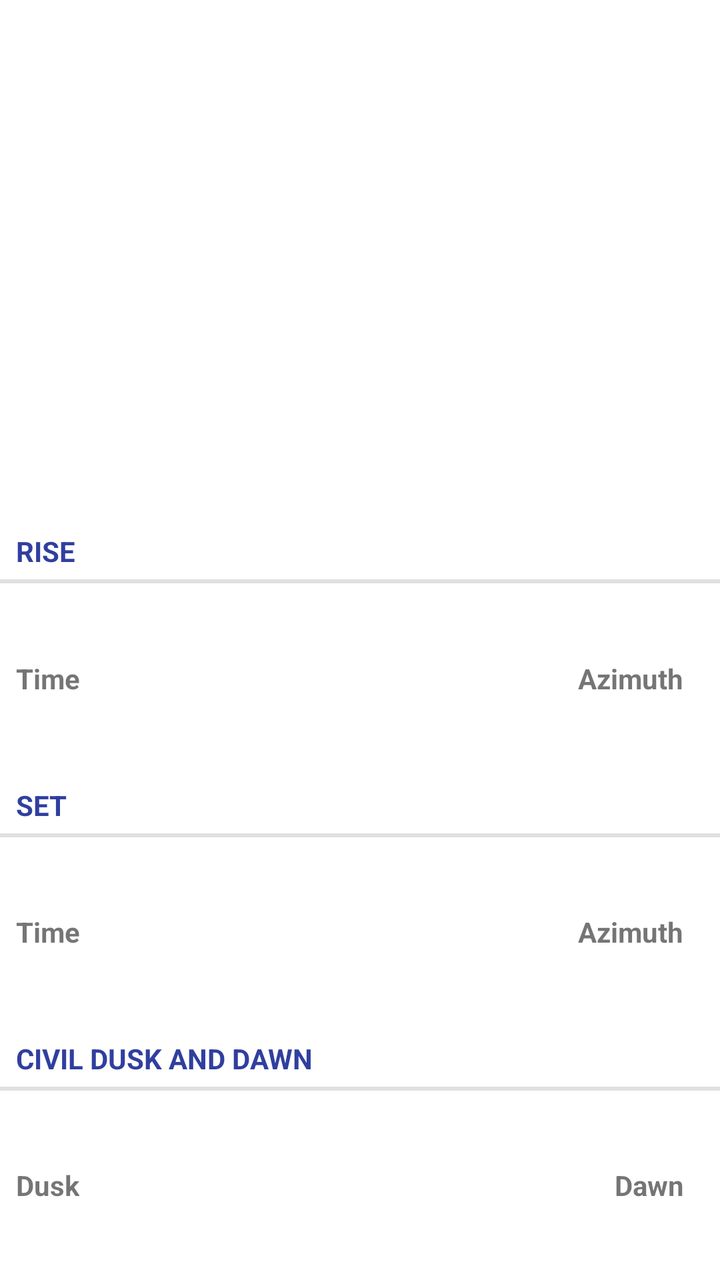
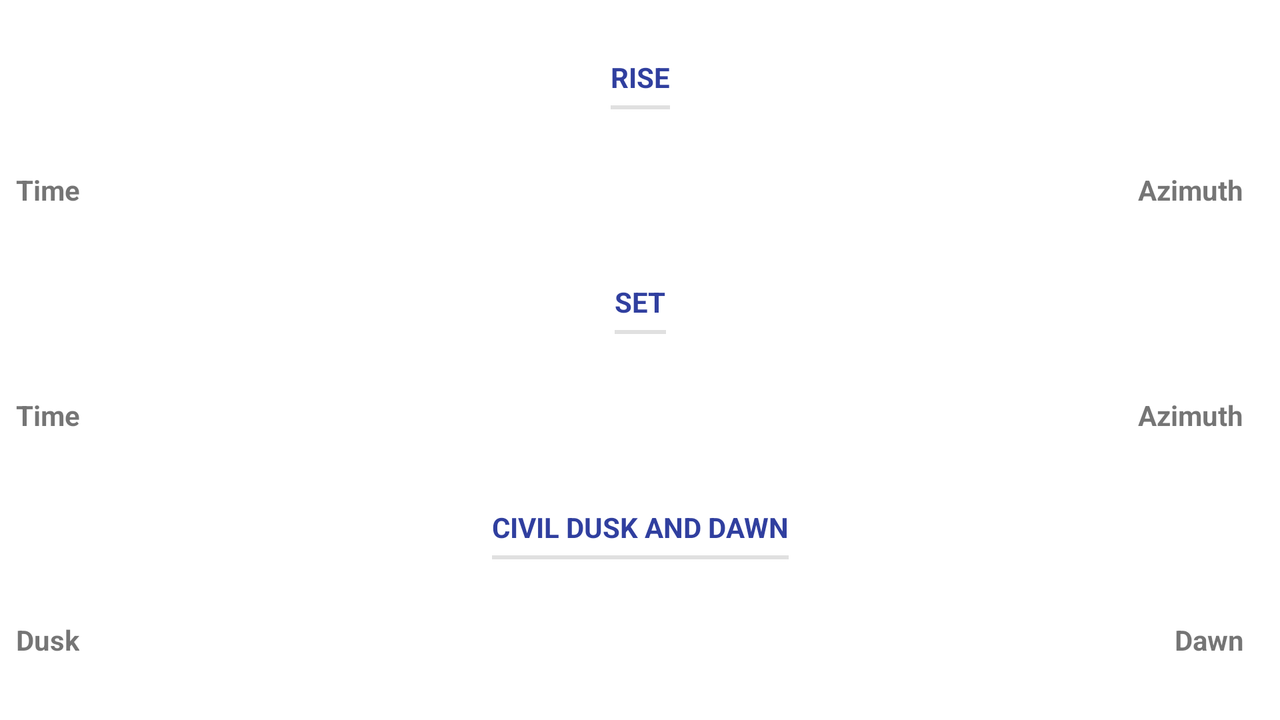

The same Android screen from two of the app's own layout files: first res/layout/ as a phone draws it, then the repository's variant for another configuration, drawn on a device whose configuration selects that folder. Both files follow.
<!-- AndroidManifest.xml: application theme Theme.AstroWeatherExtended -->
<!-- res/layout/fragment_sun.xml -->
<?xml version="1.0" encoding="utf-8"?>
<androidx.constraintlayout.widget.ConstraintLayout xmlns:android="http://schemas.android.com/apk/res/android"
    xmlns:app="http://schemas.android.com/apk/res-auto"
    xmlns:tools="http://schemas.android.com/tools"
    android:layout_width="match_parent"
    android:layout_height="match_parent"
    tools:context=".ui.main.SunFragment">

    <ImageView
        android:id="@+id/image"
        android:layout_width="200dp"
        android:layout_height="200dp"
        android:contentDescription="@string/sun"
        android:src="@drawable/ic_sun"
        app:layout_constraintBottom_toTopOf="@id/rise_title"
        app:layout_constraintEnd_toEndOf="parent"
        app:layout_constraintStart_toStartOf="parent"
        app:layout_constraintTop_toTopOf="parent" />

    <TextView
        android:id="@+id/rise_title"
        style="?android:attr/listSeparatorTextViewStyle"
        android:layout_width="match_parent"
        android:layout_height="wrap_content"
        android:text="@string/rise_title"
        android:textAppearance="?android:attr/textAppearanceMedium"
        android:textColor="@color/blue_700"
        app:layout_constraintBottom_toTopOf="@id/rise"
        app:layout_constraintEnd_toEndOf="parent"
        app:layout_constraintStart_toStartOf="parent"
        app:layout_constraintTop_toBottomOf="@id/image" />

    <RelativeLayout
        android:id="@+id/rise"
        android:layout_width="match_parent"
        android:layout_height="wrap_content"
        android:orientation="horizontal"
        android:padding="8dip"
        app:layout_constraintBottom_toTopOf="@id/set_title"
        app:layout_constraintEnd_toEndOf="parent"
        app:layout_constraintStart_toStartOf="parent"
        app:layout_constraintTop_toBottomOf="@id/rise_title">

        <LinearLayout
            android:layout_width="wrap_content"
            android:layout_height="wrap_content"
            android:layout_alignParentStart="true"
            android:layout_marginEnd="5dp"
            android:orientation="horizontal">

            <TextView
                android:layout_width="wrap_content"
                android:layout_height="wrap_content"
                android:layout_marginEnd="10dp"
                android:gravity="start"
                android:text="@string/time"
                android:textStyle="bold" />

            <TextView
                android:id="@+id/time_rise"
                android:layout_width="wrap_content"
                android:layout_height="wrap_content"
                android:gravity="end" />

        </LinearLayout>

        <LinearLayout
            android:layout_width="wrap_content"
            android:layout_height="wrap_content"
            android:layout_alignParentEnd="true"
            android:orientation="horizontal"
            tools:ignore="RelativeOverlap">

            <TextView
                android:layout_width="wrap_content"
                android:layout_height="wrap_content"
                android:layout_marginEnd="10dp"
                android:gravity="start"
                android:text="@string/azimuth"
                android:textStyle="bold" />

            <TextView
                android:id="@+id/azimuth_rise"
                android:layout_width="wrap_content"
                android:layout_height="wrap_content"
                android:gravity="end" />

        </LinearLayout>

    </RelativeLayout>

    <TextView
        android:id="@+id/set_title"
        style="?android:attr/listSeparatorTextViewStyle"
        android:layout_width="match_parent"
        android:layout_height="wrap_content"
        android:text="@string/set_title"
        android:textAppearance="?android:attr/textAppearanceMedium"
        android:textColor="@color/blue_700"
        app:layout_constraintBottom_toTopOf="@id/set"
        app:layout_constraintEnd_toEndOf="parent"
        app:layout_constraintStart_toStartOf="parent"
        app:layout_constraintTop_toBottomOf="@id/rise" />

    <RelativeLayout
        android:id="@+id/set"
        android:layout_width="match_parent"
        android:layout_height="wrap_content"
        android:orientation="horizontal"
        android:padding="8dip"
        app:layout_constraintBottom_toTopOf="@id/dusk_dawn_title"
        app:layout_constraintEnd_toEndOf="parent"
        app:layout_constraintStart_toStartOf="parent"
        app:layout_constraintTop_toBottomOf="@id/set_title">

        <LinearLayout
            android:layout_width="wrap_content"
            android:layout_height="wrap_content"
            android:layout_alignParentStart="true"
            android:layout_marginEnd="5dp"
            android:orientation="horizontal">

            <TextView
                android:layout_width="wrap_content"
                android:layout_height="wrap_content"
                android:layout_marginEnd="10dp"
                android:gravity="start"
                android:text="@string/time"
                android:textStyle="bold" />

            <TextView
                android:id="@+id/time_set"
                android:layout_width="wrap_content"
                android:layout_height="wrap_content"
                android:gravity="end" />

        </LinearLayout>

        <LinearLayout
            android:layout_width="wrap_content"
            android:layout_height="wrap_content"
            android:layout_alignParentEnd="true"
            android:orientation="horizontal"
            tools:ignore="RelativeOverlap">

            <TextView
                android:layout_width="wrap_content"
                android:layout_height="wrap_content"
                android:layout_marginEnd="10dp"
                android:gravity="start"
                android:text="@string/azimuth"
                android:textStyle="bold" />

            <TextView
                android:id="@+id/azimuth_set"
                android:layout_width="wrap_content"
                android:layout_height="wrap_content"
                android:gravity="end" />

        </LinearLayout>

    </RelativeLayout>

    <TextView
        android:id="@+id/dusk_dawn_title"
        style="?android:attr/listSeparatorTextViewStyle"
        android:layout_width="match_parent"
        android:layout_height="wrap_content"
        android:text="@string/dusk_dawn_title"
        android:textAppearance="?android:attr/textAppearanceMedium"
        android:textColor="@color/blue_700"
        app:layout_constraintBottom_toTopOf="@id/dusk_dawn"
        app:layout_constraintEnd_toEndOf="parent"
        app:layout_constraintStart_toStartOf="parent"
        app:layout_constraintTop_toBottomOf="@id/set" />

    <RelativeLayout
        android:id="@+id/dusk_dawn"
        android:layout_width="match_parent"
        android:layout_height="wrap_content"
        android:orientation="horizontal"
        android:padding="8dip"
        app:layout_constraintBottom_toBottomOf="parent"
        app:layout_constraintEnd_toEndOf="parent"
        app:layout_constraintStart_toStartOf="parent"
        app:layout_constraintTop_toBottomOf="@id/dusk_dawn_title">

        <LinearLayout
            android:layout_width="wrap_content"
            android:layout_height="wrap_content"
            android:layout_alignParentStart="true"
            android:layout_marginEnd="5dp"
            android:orientation="horizontal">

            <TextView
                android:layout_width="wrap_content"
                android:layout_height="wrap_content"
                android:layout_marginEnd="10dp"
                android:gravity="start"
                android:text="@string/dusk"
                android:textStyle="bold" />

            <TextView
                android:id="@+id/time_dusk"
                android:layout_width="wrap_content"
                android:layout_height="wrap_content"
                android:gravity="end" />

        </LinearLayout>

        <LinearLayout
            android:layout_width="wrap_content"
            android:layout_height="wrap_content"
            android:layout_alignParentEnd="true"
            android:orientation="horizontal"
            tools:ignore="RelativeOverlap">

            <TextView
                android:layout_width="wrap_content"
                android:layout_height="wrap_content"
                android:layout_marginEnd="10dp"
                android:gravity="start"
                android:text="@string/dawn"
                android:textStyle="bold" />

            <TextView
                android:id="@+id/time_dawn"
                android:layout_width="wrap_content"
                android:layout_height="wrap_content"
                android:gravity="end" />

        </LinearLayout>

    </RelativeLayout>

</androidx.constraintlayout.widget.ConstraintLayout>
<!-- resources referenced by this layout -->
<resources>
  <color name="blue_700">#303F9F</color>
  <string name="azimuth">Azimuth</string>
  <string name="dawn">Dawn</string>
  <string name="dusk">Dusk</string>
  <string name="dusk_dawn_title">Civil dusk and dawn</string>
  <string name="rise_title">Rise</string>
  <string name="set_title">Set</string>
  <string name="sun">Sun</string>
  <string name="time">Time</string>
  <style name="Theme.AstroWeatherExtended" parent="Theme.MaterialComponents.DayNight.DarkActionBar">
          <item name="colorPrimary">@color/lightblue_600</item>
          <item name="colorPrimaryVariant">@color/lightblue_800</item>
          <item name="colorOnPrimary">@color/white</item>
          <item name="colorSecondary">@color/blue_500</item>
          <item name="colorSecondaryVariant">@color/blue_700</item>
          <item name="colorOnSecondary">@color/black</item>
          <item name="android:statusBarColor" tools:targetApi="l">?attr/colorPrimaryVariant</item>
      </style>
  <color name="lightblue_600">#1E88E5</color>
  <color name="lightblue_800">#1565C0</color>
  <color name="white">#FFFFFFFF</color>
  <color name="blue_500">#3F51B5</color>
  <color name="black">#FF000000</color>
</resources>
<!-- res/layout-land/fragment_sun.xml (the repository's variant of the layout above) -->
<!-- drawn on the phone turned sideways -->
<?xml version="1.0" encoding="utf-8"?>
<androidx.constraintlayout.widget.ConstraintLayout xmlns:android="http://schemas.android.com/apk/res/android"
    xmlns:app="http://schemas.android.com/apk/res-auto"
    xmlns:tools="http://schemas.android.com/tools"
    android:layout_width="match_parent"
    android:layout_height="match_parent"
    tools:context=".ui.main.SunFragment">

    <TextView
        android:id="@+id/rise_title"
        style="?android:attr/listSeparatorTextViewStyle"
        android:layout_width="wrap_content"
        android:layout_height="wrap_content"
        android:text="@string/rise_title"
        android:textAppearance="?android:attr/textAppearanceMedium"
        android:textColor="@color/blue_700"
        android:paddingStart="0dip"
        android:paddingEnd="0dp"
        app:layout_constraintBottom_toTopOf="@id/rise"
        app:layout_constraintEnd_toEndOf="parent"
        app:layout_constraintStart_toStartOf="parent"
        app:layout_constraintTop_toTopOf="parent" />

    <RelativeLayout
        android:id="@+id/rise"
        android:layout_width="match_parent"
        android:layout_height="wrap_content"
        android:orientation="horizontal"
        android:padding="8dip"
        app:layout_constraintBottom_toTopOf="@id/set_title"
        app:layout_constraintEnd_toEndOf="parent"
        app:layout_constraintStart_toStartOf="parent"
        app:layout_constraintTop_toBottomOf="@id/rise_title">

        <LinearLayout
            android:layout_width="wrap_content"
            android:layout_height="wrap_content"
            android:layout_alignParentStart="true"
            android:layout_marginEnd="5dp"
            android:orientation="horizontal">

            <TextView
                android:layout_width="wrap_content"
                android:layout_height="wrap_content"
                android:layout_marginEnd="10dp"
                android:gravity="start"
                android:text="@string/time"
                android:textStyle="bold" />

            <TextView
                android:id="@+id/time_rise"
                android:layout_width="wrap_content"
                android:layout_height="wrap_content"
                android:gravity="end" />

        </LinearLayout>

        <LinearLayout
            android:layout_width="wrap_content"
            android:layout_height="wrap_content"
            android:layout_alignParentEnd="true"
            android:orientation="horizontal"
            tools:ignore="RelativeOverlap">

            <TextView
                android:layout_width="wrap_content"
                android:layout_height="wrap_content"
                android:layout_marginEnd="10dp"
                android:gravity="start"
                android:text="@string/azimuth"
                android:textStyle="bold" />

            <TextView
                android:id="@+id/azimuth_rise"
                android:layout_width="wrap_content"
                android:layout_height="wrap_content"
                android:gravity="end" />

        </LinearLayout>

    </RelativeLayout>

    <TextView
        android:id="@+id/set_title"
        style="?android:attr/listSeparatorTextViewStyle"
        android:layout_width="wrap_content"
        android:layout_height="wrap_content"
        android:text="@string/set_title"
        android:textAppearance="?android:attr/textAppearanceMedium"
        android:textColor="@color/blue_700"
        android:paddingStart="0dip"
        android:paddingEnd="0dp"
        app:layout_constraintBottom_toTopOf="@id/set"
        app:layout_constraintEnd_toEndOf="parent"
        app:layout_constraintStart_toStartOf="parent"
        app:layout_constraintTop_toBottomOf="@id/rise" />

    <RelativeLayout
        android:id="@+id/set"
        android:layout_width="match_parent"
        android:layout_height="wrap_content"
        android:orientation="horizontal"
        android:padding="8dip"
        app:layout_constraintBottom_toTopOf="@id/dusk_dawn_title"
        app:layout_constraintEnd_toEndOf="parent"
        app:layout_constraintStart_toStartOf="parent"
        app:layout_constraintTop_toBottomOf="@id/set_title">

        <LinearLayout
            android:layout_width="wrap_content"
            android:layout_height="wrap_content"
            android:layout_alignParentStart="true"
            android:layout_marginEnd="5dp"
            android:orientation="horizontal">

            <TextView
                android:layout_width="wrap_content"
                android:layout_height="wrap_content"
                android:layout_marginEnd="10dp"
                android:gravity="start"
                android:text="@string/time"
                android:textStyle="bold" />

            <TextView
                android:id="@+id/time_set"
                android:layout_width="wrap_content"
                android:layout_height="wrap_content"
                android:gravity="end" />

        </LinearLayout>

        <LinearLayout
            android:layout_width="wrap_content"
            android:layout_height="wrap_content"
            android:layout_alignParentEnd="true"
            android:orientation="horizontal"
            tools:ignore="RelativeOverlap">

            <TextView
                android:layout_width="wrap_content"
                android:layout_height="wrap_content"
                android:layout_marginEnd="10dp"
                android:gravity="start"
                android:text="@string/azimuth"
                android:textStyle="bold" />

            <TextView
                android:id="@+id/azimuth_set"
                android:layout_width="wrap_content"
                android:layout_height="wrap_content"
                android:gravity="end" />

        </LinearLayout>

    </RelativeLayout>

    <TextView
        android:id="@+id/dusk_dawn_title"
        style="?android:attr/listSeparatorTextViewStyle"
        android:layout_width="wrap_content"
        android:layout_height="wrap_content"
        android:text="@string/dusk_dawn_title"
        android:textAppearance="?android:attr/textAppearanceMedium"
        android:textColor="@color/blue_700"
        android:paddingStart="0dip"
        android:paddingEnd="0dp"
        app:layout_constraintBottom_toTopOf="@id/dusk_dawn"
        app:layout_constraintEnd_toEndOf="parent"
        app:layout_constraintStart_toStartOf="parent"
        app:layout_constraintTop_toBottomOf="@id/set" />

    <RelativeLayout
        android:id="@+id/dusk_dawn"
        android:layout_width="match_parent"
        android:layout_height="wrap_content"
        android:orientation="horizontal"
        android:padding="8dip"
        app:layout_constraintBottom_toBottomOf="parent"
        app:layout_constraintEnd_toEndOf="parent"
        app:layout_constraintStart_toStartOf="parent"
        app:layout_constraintTop_toBottomOf="@id/dusk_dawn_title">

        <LinearLayout
            android:layout_width="wrap_content"
            android:layout_height="wrap_content"
            android:layout_alignParentStart="true"
            android:layout_marginEnd="5dp"
            android:orientation="horizontal">

            <TextView
                android:layout_width="wrap_content"
                android:layout_height="wrap_content"
                android:layout_marginEnd="10dp"
                android:gravity="start"
                android:text="@string/dusk"
                android:textStyle="bold" />

            <TextView
                android:id="@+id/time_dusk"
                android:layout_width="wrap_content"
                android:layout_height="wrap_content"
                android:gravity="end" />

        </LinearLayout>

        <LinearLayout
            android:layout_width="wrap_content"
            android:layout_height="wrap_content"
            android:layout_alignParentEnd="true"
            android:orientation="horizontal"
            tools:ignore="RelativeOverlap">

            <TextView
                android:layout_width="wrap_content"
                android:layout_height="wrap_content"
                android:layout_marginEnd="10dp"
                android:gravity="start"
                android:text="@string/dawn"
                android:textStyle="bold" />

            <TextView
                android:id="@+id/time_dawn"
                android:layout_width="wrap_content"
                android:layout_height="wrap_content"
                android:gravity="end" />

        </LinearLayout>

    </RelativeLayout>

</androidx.constraintlayout.widget.ConstraintLayout>
<!-- resources referenced by the variant -->
<!-- as the phone turned sideways resolves them -->
<resources>
  <color name="blue_700">#303F9F</color>
  <string name="azimuth">Azimuth</string>
  <string name="dawn">Dawn</string>
  <string name="dusk">Dusk</string>
  <string name="dusk_dawn_title">Civil dusk and dawn</string>
  <string name="rise_title">Rise</string>
  <string name="set_title">Set</string>
  <string name="time">Time</string>
  <style name="Theme.AstroWeatherExtended" parent="Theme.MaterialComponents.DayNight.DarkActionBar">
          <item name="colorPrimary">@color/lightblue_600</item>
          <item name="colorPrimaryVariant">@color/lightblue_800</item>
          <item name="colorOnPrimary">@color/white</item>
          <item name="colorSecondary">@color/blue_500</item>
          <item name="colorSecondaryVariant">@color/blue_700</item>
          <item name="colorOnSecondary">@color/black</item>
          <item name="android:statusBarColor" tools:targetApi="l">?attr/colorPrimaryVariant</item>
      </style>
  <color name="lightblue_600">#1E88E5</color>
  <color name="lightblue_800">#1565C0</color>
  <color name="white">#FFFFFFFF</color>
  <color name="blue_500">#3F51B5</color>
  <color name="black">#FF000000</color>
</resources>
